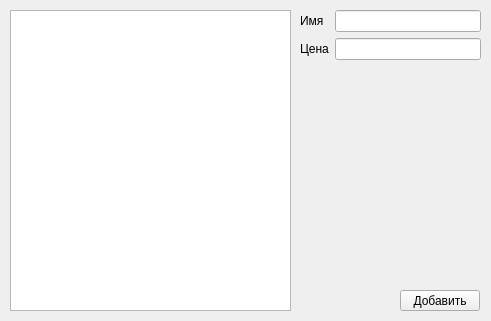
<?xml version="1.0" encoding="UTF-8"?>
<ui version="4.0">
 <class>RangeForm</class>
 <widget class="QWidget" name="RangeForm">
  <property name="geometry">
   <rect>
    <x>0</x>
    <y>0</y>
    <width>491</width>
    <height>321</height>
   </rect>
  </property>
  <property name="windowTitle">
   <string>Range</string>
  </property>
  <widget class="QTableWidget" name="RangeTableWidget">
   <property name="geometry">
    <rect>
     <x>10</x>
     <y>10</y>
     <width>281</width>
     <height>301</height>
    </rect>
   </property>
  </widget>
  <widget class="QPushButton" name="AddPushButton">
   <property name="geometry">
    <rect>
     <x>400</x>
     <y>290</y>
     <width>80</width>
     <height>21</height>
    </rect>
   </property>
   <property name="text">
    <string>Добавить</string>
   </property>
  </widget>
  <widget class="QWidget" name="">
   <property name="geometry">
    <rect>
     <x>300</x>
     <y>10</y>
     <width>181</width>
     <height>52</height>
    </rect>
   </property>
   <layout class="QGridLayout" name="gridLayout">
    <item row="0" column="0">
     <widget class="QLabel" name="NameLabel">
      <property name="text">
       <string>Имя</string>
      </property>
     </widget>
    </item>
    <item row="0" column="1">
     <widget class="QLineEdit" name="NameLineEdit"/>
    </item>
    <item row="1" column="0">
     <widget class="QLabel" name="Pricelabel">
      <property name="text">
       <string>Цена</string>
      </property>
     </widget>
    </item>
    <item row="1" column="1">
     <widget class="QLineEdit" name="PriceLineEdit"/>
    </item>
   </layout>
  </widget>
 </widget>
 <resources/>
 <connections/>
</ui>
